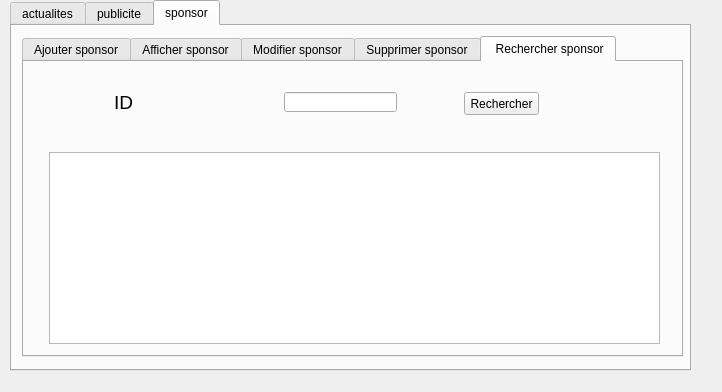
<?xml version="1.0" encoding="UTF-8"?>
<ui version="4.0">
 <class>gestion_pas</class>
 <widget class="QDialog" name="gestion_pas">
  <property name="geometry">
   <rect>
    <x>0</x>
    <y>0</y>
    <width>722</width>
    <height>392</height>
   </rect>
  </property>
  <property name="windowTitle">
   <string>Dialog</string>
  </property>
  <widget class="QTabWidget" name="tabWidget">
   <property name="geometry">
    <rect>
     <x>10</x>
     <y>0</y>
     <width>681</width>
     <height>371</height>
    </rect>
   </property>
   <property name="currentIndex">
    <number>2</number>
   </property>
   <widget class="QWidget" name="tab_5">
    <attribute name="title">
     <string>actualites</string>
    </attribute>
    <widget class="QTabWidget" name="tabWidget_2">
     <property name="geometry">
      <rect>
       <x>10</x>
       <y>20</y>
       <width>661</width>
       <height>321</height>
      </rect>
     </property>
     <property name="currentIndex">
      <number>2</number>
     </property>
     <widget class="QWidget" name="tab">
      <attribute name="title">
       <string>Ajouter actualites</string>
      </attribute>
      <widget class="QLineEdit" name="lineEdit_id">
       <property name="geometry">
        <rect>
         <x>210</x>
         <y>30</y>
         <width>113</width>
         <height>20</height>
        </rect>
       </property>
      </widget>
      <widget class="QLineEdit" name="lineEdit_nom">
       <property name="geometry">
        <rect>
         <x>210</x>
         <y>90</y>
         <width>113</width>
         <height>20</height>
        </rect>
       </property>
      </widget>
      <widget class="QLineEdit" name="lineEdit">
       <property name="geometry">
        <rect>
         <x>210</x>
         <y>150</y>
         <width>113</width>
         <height>20</height>
        </rect>
       </property>
      </widget>
      <widget class="QLabel" name="label">
       <property name="geometry">
        <rect>
         <x>10</x>
         <y>30</y>
         <width>131</width>
         <height>21</height>
        </rect>
       </property>
       <property name="font">
        <font>
         <pointsize>14</pointsize>
        </font>
       </property>
       <property name="lineWidth">
        <number>1</number>
       </property>
       <property name="text">
        <string>ID</string>
       </property>
      </widget>
      <widget class="QLabel" name="label_2">
       <property name="geometry">
        <rect>
         <x>10</x>
         <y>90</y>
         <width>47</width>
         <height>16</height>
        </rect>
       </property>
       <property name="font">
        <font>
         <pointsize>14</pointsize>
        </font>
       </property>
       <property name="text">
        <string>Nom</string>
       </property>
      </widget>
      <widget class="QLabel" name="label_3">
       <property name="geometry">
        <rect>
         <x>10</x>
         <y>150</y>
         <width>131</width>
         <height>21</height>
        </rect>
       </property>
       <property name="font">
        <font>
         <pointsize>14</pointsize>
        </font>
       </property>
       <property name="text">
        <string>texte</string>
       </property>
      </widget>
      <widget class="QPushButton" name="pb_ajouter">
       <property name="geometry">
        <rect>
         <x>530</x>
         <y>230</y>
         <width>75</width>
         <height>23</height>
        </rect>
       </property>
       <property name="text">
        <string>Ajouter</string>
       </property>
      </widget>
     </widget>
     <widget class="QWidget" name="tab_2">
      <attribute name="title">
       <string>Afficher actualites</string>
      </attribute>
      <widget class="QTableView" name="tabLocalisation_2">
       <property name="geometry">
        <rect>
         <x>35</x>
         <y>41</y>
         <width>611</width>
         <height>221</height>
        </rect>
       </property>
      </widget>
     </widget>
     <widget class="QWidget" name="tab_4">
      <attribute name="title">
       <string>Modifier actualites</string>
      </attribute>
      <widget class="QLabel" name="label_17">
       <property name="geometry">
        <rect>
         <x>40</x>
         <y>80</y>
         <width>131</width>
         <height>21</height>
        </rect>
       </property>
       <property name="font">
        <font>
         <pointsize>14</pointsize>
        </font>
       </property>
       <property name="lineWidth">
        <number>1</number>
       </property>
       <property name="text">
        <string>ID</string>
       </property>
      </widget>
      <widget class="QLabel" name="label_18">
       <property name="geometry">
        <rect>
         <x>40</x>
         <y>130</y>
         <width>47</width>
         <height>16</height>
        </rect>
       </property>
       <property name="font">
        <font>
         <pointsize>14</pointsize>
        </font>
       </property>
       <property name="text">
        <string>Nom</string>
       </property>
      </widget>
      <widget class="QLabel" name="label_6">
       <property name="geometry">
        <rect>
         <x>40</x>
         <y>180</y>
         <width>131</width>
         <height>21</height>
        </rect>
       </property>
       <property name="font">
        <font>
         <pointsize>14</pointsize>
        </font>
       </property>
       <property name="text">
        <string>texte</string>
       </property>
      </widget>
      <widget class="QLineEdit" name="lineEdit_id_3">
       <property name="geometry">
        <rect>
         <x>280</x>
         <y>80</y>
         <width>113</width>
         <height>20</height>
        </rect>
       </property>
      </widget>
      <widget class="QLineEdit" name="lineEdit_nom_2">
       <property name="geometry">
        <rect>
         <x>280</x>
         <y>130</y>
         <width>113</width>
         <height>20</height>
        </rect>
       </property>
      </widget>
      <widget class="QLineEdit" name="lineEdit_sport_2">
       <property name="geometry">
        <rect>
         <x>280</x>
         <y>180</y>
         <width>113</width>
         <height>20</height>
        </rect>
       </property>
      </widget>
      <widget class="QPushButton" name="pb_modifier">
       <property name="geometry">
        <rect>
         <x>510</x>
         <y>240</y>
         <width>75</width>
         <height>23</height>
        </rect>
       </property>
       <property name="text">
        <string>Modifier</string>
       </property>
      </widget>
     </widget>
     <widget class="QWidget" name="tab_3">
      <attribute name="title">
       <string>Supprimer actualites</string>
      </attribute>
      <widget class="QLabel" name="label_4">
       <property name="geometry">
        <rect>
         <x>80</x>
         <y>110</y>
         <width>281</width>
         <height>16</height>
        </rect>
       </property>
       <property name="font">
        <font>
         <family>MS Serif</family>
         <pointsize>15</pointsize>
         <weight>75</weight>
         <bold>true</bold>
        </font>
       </property>
       <property name="text">
        <string>ID</string>
       </property>
      </widget>
      <widget class="QLineEdit" name="lineEdit_id_2">
       <property name="geometry">
        <rect>
         <x>390</x>
         <y>110</y>
         <width>113</width>
         <height>20</height>
        </rect>
       </property>
      </widget>
      <widget class="QPushButton" name="pb_supprimer">
       <property name="geometry">
        <rect>
         <x>270</x>
         <y>200</y>
         <width>75</width>
         <height>23</height>
        </rect>
       </property>
       <property name="text">
        <string>Supprimer</string>
       </property>
      </widget>
     </widget>
     <widget class="QWidget" name="tab_10">
      <attribute name="title">
       <string> Rechercher actualites</string>
      </attribute>
      <widget class="QLabel" name="label_34">
       <property name="geometry">
        <rect>
         <x>90</x>
         <y>30</y>
         <width>281</width>
         <height>21</height>
        </rect>
       </property>
       <property name="font">
        <font>
         <pointsize>14</pointsize>
        </font>
       </property>
       <property name="text">
        <string>ID</string>
       </property>
      </widget>
      <widget class="QLineEdit" name="search">
       <property name="geometry">
        <rect>
         <x>260</x>
         <y>30</y>
         <width>113</width>
         <height>20</height>
        </rect>
       </property>
      </widget>
      <widget class="QPushButton" name="rechercher">
       <property name="geometry">
        <rect>
         <x>440</x>
         <y>30</y>
         <width>75</width>
         <height>23</height>
        </rect>
       </property>
       <property name="text">
        <string>Rechercher</string>
       </property>
      </widget>
      <widget class="QTableView" name="tabrechercher">
       <property name="geometry">
        <rect>
         <x>25</x>
         <y>90</y>
         <width>611</width>
         <height>192</height>
        </rect>
       </property>
      </widget>
     </widget>
    </widget>
   </widget>
   <widget class="QWidget" name="tab_6">
    <attribute name="title">
     <string>publicite</string>
    </attribute>
    <widget class="QTabWidget" name="tabWidget_3">
     <property name="geometry">
      <rect>
       <x>0</x>
       <y>0</y>
       <width>651</width>
       <height>331</height>
      </rect>
     </property>
     <property name="currentIndex">
      <number>1</number>
     </property>
     <widget class="QWidget" name="tab_7">
      <attribute name="title">
       <string>Ajouter pub</string>
      </attribute>
      <widget class="QLineEdit" name="lineEdit_id_4">
       <property name="geometry">
        <rect>
         <x>210</x>
         <y>30</y>
         <width>113</width>
         <height>20</height>
        </rect>
       </property>
      </widget>
      <widget class="QLineEdit" name="lineEdit_nom_3">
       <property name="geometry">
        <rect>
         <x>210</x>
         <y>90</y>
         <width>113</width>
         <height>20</height>
        </rect>
       </property>
      </widget>
      <widget class="QLineEdit" name="lineEdit_2">
       <property name="geometry">
        <rect>
         <x>210</x>
         <y>150</y>
         <width>113</width>
         <height>20</height>
        </rect>
       </property>
      </widget>
      <widget class="QLabel" name="label_5">
       <property name="geometry">
        <rect>
         <x>10</x>
         <y>30</y>
         <width>131</width>
         <height>21</height>
        </rect>
       </property>
       <property name="font">
        <font>
         <pointsize>14</pointsize>
        </font>
       </property>
       <property name="lineWidth">
        <number>1</number>
       </property>
       <property name="text">
        <string>reference_pub</string>
       </property>
      </widget>
      <widget class="QLabel" name="label_7">
       <property name="geometry">
        <rect>
         <x>10</x>
         <y>90</y>
         <width>141</width>
         <height>31</height>
        </rect>
       </property>
       <property name="font">
        <font>
         <pointsize>14</pointsize>
        </font>
       </property>
       <property name="text">
        <string>Nom_pub</string>
       </property>
      </widget>
      <widget class="QLabel" name="label_8">
       <property name="geometry">
        <rect>
         <x>10</x>
         <y>150</y>
         <width>131</width>
         <height>21</height>
        </rect>
       </property>
       <property name="font">
        <font>
         <pointsize>14</pointsize>
        </font>
       </property>
       <property name="text">
        <string>revenu_pub</string>
       </property>
      </widget>
      <widget class="QPushButton" name="pb_ajouter_2">
       <property name="geometry">
        <rect>
         <x>530</x>
         <y>230</y>
         <width>75</width>
         <height>23</height>
        </rect>
       </property>
       <property name="text">
        <string>Ajouter</string>
       </property>
      </widget>
     </widget>
     <widget class="QWidget" name="tab_8">
      <attribute name="title">
       <string>Afficher pub</string>
      </attribute>
      <widget class="QTableView" name="tabLocalisation_3">
       <property name="geometry">
        <rect>
         <x>35</x>
         <y>41</y>
         <width>611</width>
         <height>221</height>
        </rect>
       </property>
      </widget>
      <widget class="QLineEdit" name="lineEdit_5">
       <property name="geometry">
        <rect>
         <x>80</x>
         <y>10</y>
         <width>113</width>
         <height>20</height>
        </rect>
       </property>
      </widget>
      <widget class="QFontComboBox" name="comboBox">
       <property name="geometry">
        <rect>
         <x>210</x>
         <y>10</y>
         <width>91</width>
         <height>22</height>
        </rect>
       </property>
       <property name="currentText">
        <string>REFERENCE</string>
       </property>
      </widget>
      <widget class="QCheckBox" name="checkBox">
       <property name="geometry">
        <rect>
         <x>310</x>
         <y>10</y>
         <width>70</width>
         <height>18</height>
        </rect>
       </property>
       <property name="text">
        <string>Desc</string>
       </property>
      </widget>
      <widget class="QPushButton" name="trier">
       <property name="geometry">
        <rect>
         <x>370</x>
         <y>10</y>
         <width>75</width>
         <height>23</height>
        </rect>
       </property>
       <property name="text">
        <string>TRIER</string>
       </property>
      </widget>
      <widget class="QPushButton" name="pushButton">
       <property name="geometry">
        <rect>
         <x>480</x>
         <y>10</y>
         <width>75</width>
         <height>23</height>
        </rect>
       </property>
       <property name="text">
        <string>Stat</string>
       </property>
      </widget>
     </widget>
     <widget class="QWidget" name="tab_9">
      <attribute name="title">
       <string>Modifier pub</string>
      </attribute>
      <widget class="QLabel" name="label_19">
       <property name="geometry">
        <rect>
         <x>40</x>
         <y>80</y>
         <width>131</width>
         <height>21</height>
        </rect>
       </property>
       <property name="font">
        <font>
         <pointsize>14</pointsize>
        </font>
       </property>
       <property name="lineWidth">
        <number>1</number>
       </property>
       <property name="text">
        <string>reference_pub</string>
       </property>
      </widget>
      <widget class="QLabel" name="label_20">
       <property name="geometry">
        <rect>
         <x>40</x>
         <y>130</y>
         <width>121</width>
         <height>31</height>
        </rect>
       </property>
       <property name="font">
        <font>
         <pointsize>14</pointsize>
        </font>
       </property>
       <property name="text">
        <string>Nom_pub</string>
       </property>
      </widget>
      <widget class="QLabel" name="label_9">
       <property name="geometry">
        <rect>
         <x>40</x>
         <y>180</y>
         <width>131</width>
         <height>21</height>
        </rect>
       </property>
       <property name="font">
        <font>
         <pointsize>14</pointsize>
        </font>
       </property>
       <property name="text">
        <string>revenu_pub</string>
       </property>
      </widget>
      <widget class="QLineEdit" name="lineEdit_id_5">
       <property name="geometry">
        <rect>
         <x>280</x>
         <y>80</y>
         <width>113</width>
         <height>20</height>
        </rect>
       </property>
      </widget>
      <widget class="QLineEdit" name="lineEdit_nom_4">
       <property name="geometry">
        <rect>
         <x>280</x>
         <y>130</y>
         <width>113</width>
         <height>20</height>
        </rect>
       </property>
      </widget>
      <widget class="QLineEdit" name="lineEdit_sport_3">
       <property name="geometry">
        <rect>
         <x>280</x>
         <y>180</y>
         <width>113</width>
         <height>20</height>
        </rect>
       </property>
      </widget>
      <widget class="QPushButton" name="pb_modifier_2">
       <property name="geometry">
        <rect>
         <x>510</x>
         <y>240</y>
         <width>75</width>
         <height>23</height>
        </rect>
       </property>
       <property name="text">
        <string>Modifier</string>
       </property>
      </widget>
     </widget>
     <widget class="QWidget" name="tab_11">
      <attribute name="title">
       <string>Supprimer pub</string>
      </attribute>
      <widget class="QLabel" name="label_10">
       <property name="geometry">
        <rect>
         <x>80</x>
         <y>110</y>
         <width>281</width>
         <height>16</height>
        </rect>
       </property>
       <property name="font">
        <font>
         <family>MS Serif</family>
         <pointsize>15</pointsize>
         <weight>75</weight>
         <bold>true</bold>
        </font>
       </property>
       <property name="text">
        <string>reference</string>
       </property>
      </widget>
      <widget class="QLineEdit" name="lineEdit_id_6">
       <property name="geometry">
        <rect>
         <x>390</x>
         <y>110</y>
         <width>113</width>
         <height>20</height>
        </rect>
       </property>
      </widget>
      <widget class="QPushButton" name="pb_supprimer_2">
       <property name="geometry">
        <rect>
         <x>270</x>
         <y>200</y>
         <width>75</width>
         <height>23</height>
        </rect>
       </property>
       <property name="text">
        <string>Supprimer</string>
       </property>
      </widget>
     </widget>
     <widget class="QWidget" name="tab_12">
      <attribute name="title">
       <string> Rechercher pub</string>
      </attribute>
      <widget class="QLabel" name="label_35">
       <property name="geometry">
        <rect>
         <x>90</x>
         <y>30</y>
         <width>281</width>
         <height>21</height>
        </rect>
       </property>
       <property name="font">
        <font>
         <pointsize>14</pointsize>
        </font>
       </property>
       <property name="text">
        <string>reference</string>
       </property>
      </widget>
      <widget class="QLineEdit" name="search_2">
       <property name="geometry">
        <rect>
         <x>260</x>
         <y>30</y>
         <width>113</width>
         <height>20</height>
        </rect>
       </property>
      </widget>
      <widget class="QPushButton" name="rechercher_2">
       <property name="geometry">
        <rect>
         <x>440</x>
         <y>30</y>
         <width>75</width>
         <height>23</height>
        </rect>
       </property>
       <property name="text">
        <string>Rechercher</string>
       </property>
      </widget>
      <widget class="QTableView" name="tabrechercher_2">
       <property name="geometry">
        <rect>
         <x>25</x>
         <y>90</y>
         <width>611</width>
         <height>192</height>
        </rect>
       </property>
      </widget>
     </widget>
    </widget>
   </widget>
   <widget class="QWidget" name="tab_13">
    <attribute name="title">
     <string>sponsor</string>
    </attribute>
    <widget class="QTabWidget" name="tabWidget_4">
     <property name="geometry">
      <rect>
       <x>10</x>
       <y>10</y>
       <width>661</width>
       <height>321</height>
      </rect>
     </property>
     <property name="currentIndex">
      <number>4</number>
     </property>
     <property name="tabBarAutoHide">
      <bool>true</bool>
     </property>
     <widget class="QWidget" name="tab_14">
      <attribute name="title">
       <string>Ajouter sponsor</string>
      </attribute>
      <widget class="QLineEdit" name="lineEdit_id_7">
       <property name="geometry">
        <rect>
         <x>210</x>
         <y>30</y>
         <width>113</width>
         <height>20</height>
        </rect>
       </property>
      </widget>
      <widget class="QLineEdit" name="lineEdit_nom_5">
       <property name="geometry">
        <rect>
         <x>210</x>
         <y>90</y>
         <width>113</width>
         <height>20</height>
        </rect>
       </property>
      </widget>
      <widget class="QLineEdit" name="lineEdit_3">
       <property name="geometry">
        <rect>
         <x>210</x>
         <y>150</y>
         <width>113</width>
         <height>20</height>
        </rect>
       </property>
      </widget>
      <widget class="QLabel" name="label_11">
       <property name="geometry">
        <rect>
         <x>10</x>
         <y>30</y>
         <width>131</width>
         <height>21</height>
        </rect>
       </property>
       <property name="font">
        <font>
         <pointsize>14</pointsize>
        </font>
       </property>
       <property name="lineWidth">
        <number>1</number>
       </property>
       <property name="text">
        <string>ID</string>
       </property>
      </widget>
      <widget class="QLabel" name="label_12">
       <property name="geometry">
        <rect>
         <x>10</x>
         <y>90</y>
         <width>47</width>
         <height>16</height>
        </rect>
       </property>
       <property name="font">
        <font>
         <pointsize>14</pointsize>
        </font>
       </property>
       <property name="text">
        <string>Nom</string>
       </property>
      </widget>
      <widget class="QLabel" name="label_13">
       <property name="geometry">
        <rect>
         <x>10</x>
         <y>150</y>
         <width>131</width>
         <height>21</height>
        </rect>
       </property>
       <property name="font">
        <font>
         <pointsize>14</pointsize>
        </font>
       </property>
       <property name="text">
        <string>Don</string>
       </property>
      </widget>
      <widget class="QPushButton" name="pb_ajouter_3">
       <property name="geometry">
        <rect>
         <x>530</x>
         <y>230</y>
         <width>75</width>
         <height>23</height>
        </rect>
       </property>
       <property name="text">
        <string>Ajouter</string>
       </property>
      </widget>
     </widget>
     <widget class="QWidget" name="tab_15">
      <attribute name="title">
       <string>Afficher sponsor</string>
      </attribute>
      <widget class="QTableView" name="tabLocalisation_4">
       <property name="geometry">
        <rect>
         <x>30</x>
         <y>50</y>
         <width>611</width>
         <height>221</height>
        </rect>
       </property>
      </widget>
     </widget>
     <widget class="QWidget" name="tab_16">
      <attribute name="title">
       <string>Modifier sponsor</string>
      </attribute>
      <widget class="QLabel" name="label_21">
       <property name="geometry">
        <rect>
         <x>40</x>
         <y>80</y>
         <width>131</width>
         <height>21</height>
        </rect>
       </property>
       <property name="font">
        <font>
         <pointsize>14</pointsize>
        </font>
       </property>
       <property name="lineWidth">
        <number>1</number>
       </property>
       <property name="text">
        <string>ID</string>
       </property>
      </widget>
      <widget class="QLabel" name="label_22">
       <property name="geometry">
        <rect>
         <x>40</x>
         <y>130</y>
         <width>47</width>
         <height>16</height>
        </rect>
       </property>
       <property name="font">
        <font>
         <pointsize>14</pointsize>
        </font>
       </property>
       <property name="text">
        <string>Nom</string>
       </property>
      </widget>
      <widget class="QLabel" name="label_14">
       <property name="geometry">
        <rect>
         <x>40</x>
         <y>180</y>
         <width>131</width>
         <height>21</height>
        </rect>
       </property>
       <property name="font">
        <font>
         <pointsize>14</pointsize>
        </font>
       </property>
       <property name="text">
        <string>Don</string>
       </property>
      </widget>
      <widget class="QLineEdit" name="lineEdit_id_8">
       <property name="geometry">
        <rect>
         <x>280</x>
         <y>80</y>
         <width>113</width>
         <height>20</height>
        </rect>
       </property>
      </widget>
      <widget class="QLineEdit" name="lineEdit_nom_6">
       <property name="geometry">
        <rect>
         <x>280</x>
         <y>130</y>
         <width>113</width>
         <height>20</height>
        </rect>
       </property>
      </widget>
      <widget class="QLineEdit" name="lineEdit_sport_4">
       <property name="geometry">
        <rect>
         <x>280</x>
         <y>180</y>
         <width>113</width>
         <height>20</height>
        </rect>
       </property>
      </widget>
      <widget class="QPushButton" name="pb_modifier_3">
       <property name="geometry">
        <rect>
         <x>510</x>
         <y>240</y>
         <width>75</width>
         <height>23</height>
        </rect>
       </property>
       <property name="text">
        <string>Modifier</string>
       </property>
      </widget>
     </widget>
     <widget class="QWidget" name="tab_17">
      <attribute name="title">
       <string>Supprimer sponsor</string>
      </attribute>
      <widget class="QLabel" name="label_15">
       <property name="geometry">
        <rect>
         <x>80</x>
         <y>110</y>
         <width>281</width>
         <height>16</height>
        </rect>
       </property>
       <property name="font">
        <font>
         <family>MS Serif</family>
         <pointsize>15</pointsize>
         <weight>75</weight>
         <bold>true</bold>
        </font>
       </property>
       <property name="text">
        <string>ID</string>
       </property>
      </widget>
      <widget class="QLineEdit" name="lineEdit_id_9">
       <property name="geometry">
        <rect>
         <x>390</x>
         <y>110</y>
         <width>113</width>
         <height>20</height>
        </rect>
       </property>
      </widget>
      <widget class="QPushButton" name="pb_supprimer_3">
       <property name="geometry">
        <rect>
         <x>270</x>
         <y>200</y>
         <width>75</width>
         <height>23</height>
        </rect>
       </property>
       <property name="text">
        <string>Supprimer</string>
       </property>
      </widget>
     </widget>
     <widget class="QWidget" name="tab_18">
      <attribute name="title">
       <string> Rechercher sponsor</string>
      </attribute>
      <widget class="QLabel" name="label_36">
       <property name="geometry">
        <rect>
         <x>90</x>
         <y>30</y>
         <width>281</width>
         <height>21</height>
        </rect>
       </property>
       <property name="font">
        <font>
         <pointsize>14</pointsize>
        </font>
       </property>
       <property name="text">
        <string>ID</string>
       </property>
      </widget>
      <widget class="QLineEdit" name="search_3">
       <property name="geometry">
        <rect>
         <x>260</x>
         <y>30</y>
         <width>113</width>
         <height>20</height>
        </rect>
       </property>
      </widget>
      <widget class="QPushButton" name="rechercher_3">
       <property name="geometry">
        <rect>
         <x>440</x>
         <y>30</y>
         <width>75</width>
         <height>23</height>
        </rect>
       </property>
       <property name="text">
        <string>Rechercher</string>
       </property>
      </widget>
      <widget class="QTableView" name="tabrechercher_3">
       <property name="geometry">
        <rect>
         <x>25</x>
         <y>90</y>
         <width>611</width>
         <height>192</height>
        </rect>
       </property>
      </widget>
     </widget>
    </widget>
   </widget>
  </widget>
 </widget>
 <resources/>
 <connections/>
</ui>
